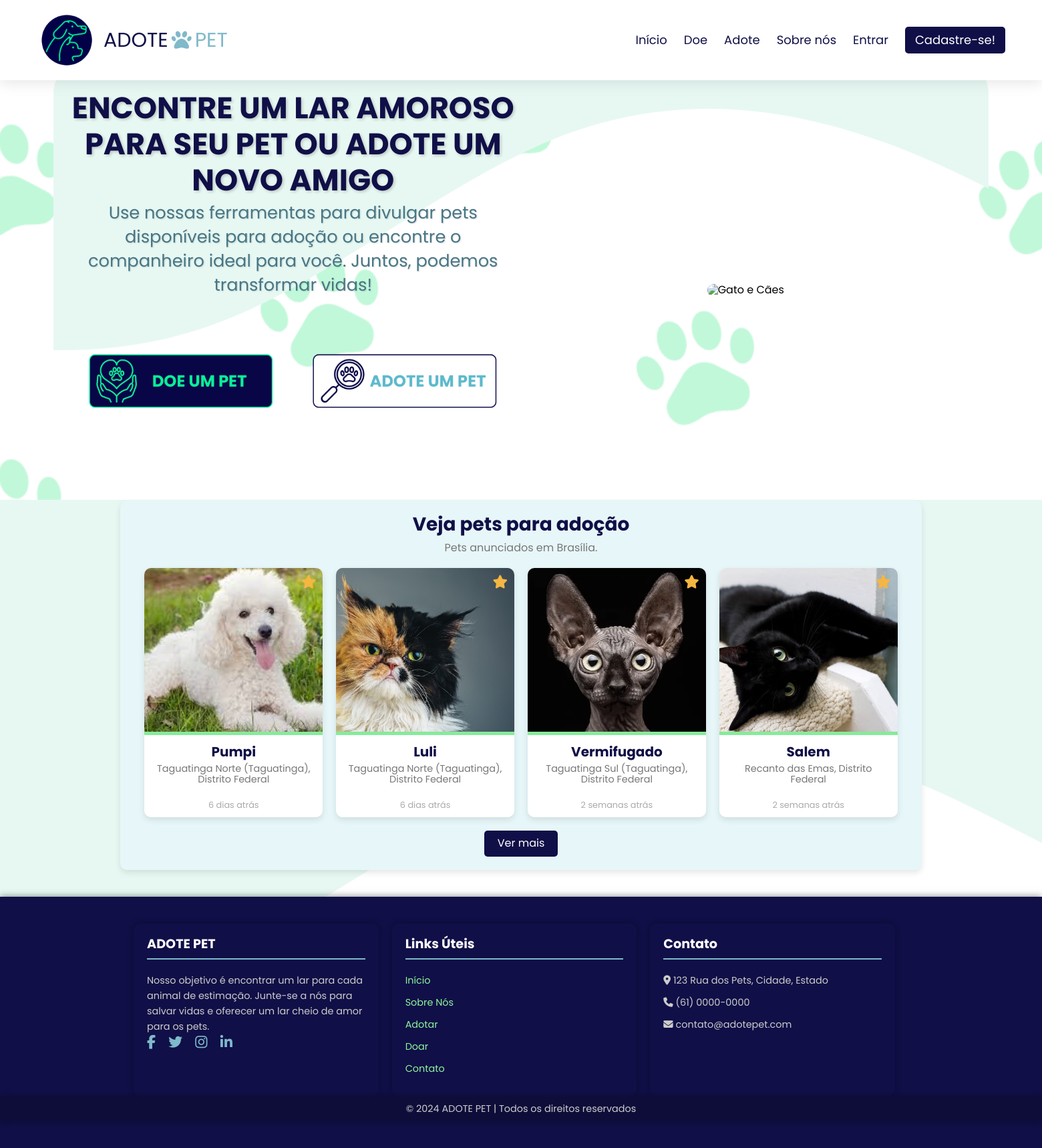
Before: / with the older database file.
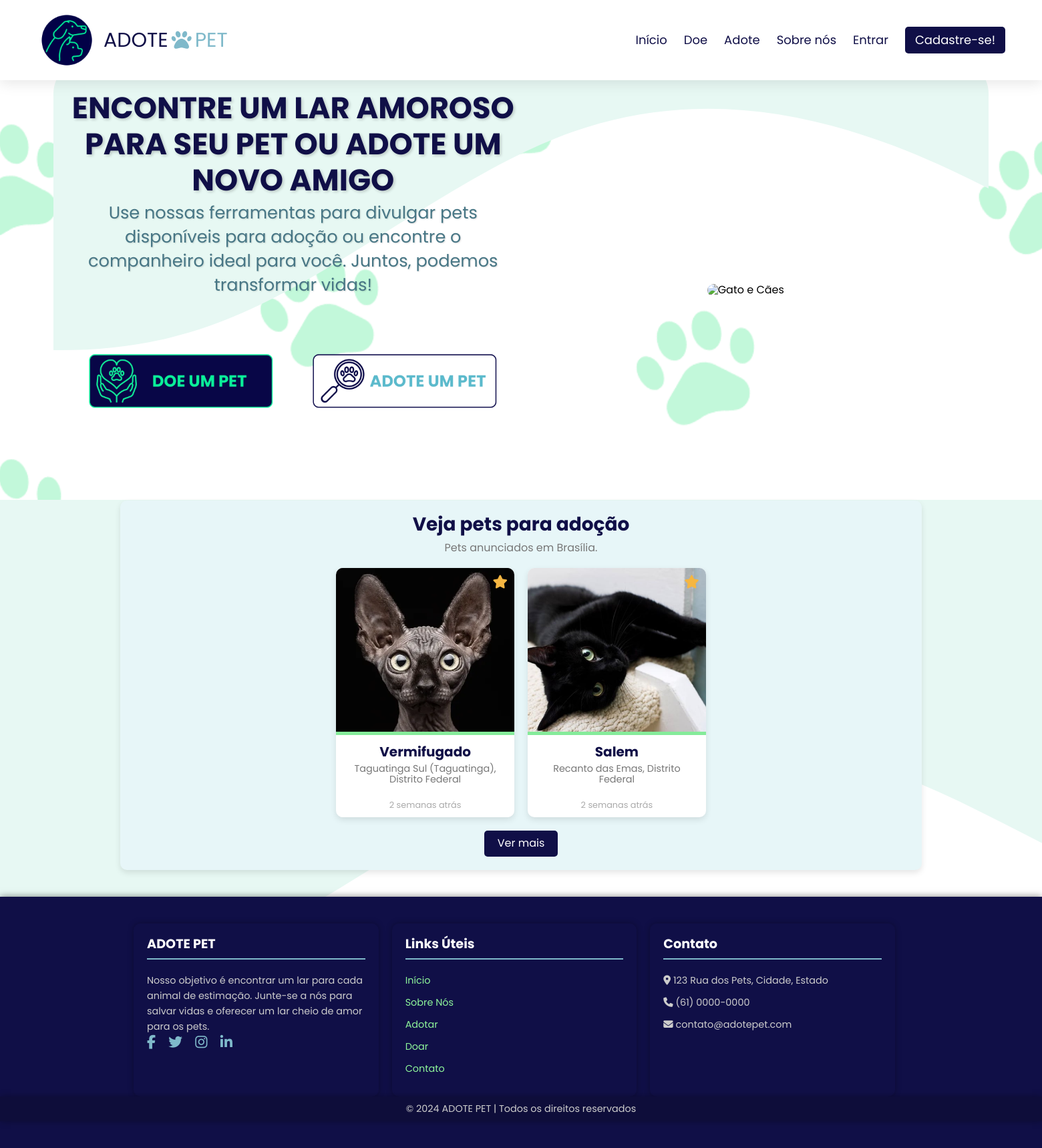
After: the same page with the newer database file.
### tables this page shows
CREATE TABLE `pets` (
  `id` int(11) NOT NULL,
  `nome` varchar(100) NOT NULL,
  `especie_id` int(11) NOT NULL,
  `raca` varchar(100) NOT NULL,
  `porte` varchar(50) NOT NULL,
  `sexo` enum('Macho','Fêmea') NOT NULL,
  `cor` varchar(50) NOT NULL,
  `idade` int(11) NOT NULL,
  `descricao` text DEFAULT NULL,
  `foto` text DEFAULT NULL,
  `criado_em` timestamp NOT NULL DEFAULT current_timestamp(),
  `status_id` int(11) DEFAULT 1
);

### process_index.php (called while the page is built, shortened)
<?php
$baseUrl = 'http://localhost/adotepet-projetotcc/';
$db = new DataBase();
$conn = $db->getConnection();
$sql = "
    SELECT
        p.id AS pet_id,
        p.nome AS pet_nome,
        MIN(f.url) AS foto_url,
        e.bairro,
        e.estado,
        p.criado_em,
        s.nome AS status_nome
    FROM pets p
    INNER JOIN doacoes d ON p.id = d.pet_id
    INNER JOIN enderecos e ON d.endereco_id = e.id
    INNER JOIN fotos f ON p.id = f.pet_id
    INNER JOIN status s ON p.status_id = s.id
    WHERE s.nome = 'Disponível'
    GROUP BY p.id
    ORDER BY p.criado_em DESC
    LIMIT 4";
$stmt = $conn->prepare($sql);
$stmt->execute();
$result = $stmt->get_result();
$pets = [];
while ($row = $result->fetch_assoc()) {
    $pets[] = $row;
}
function time_ago($timestamp)
{
    $time_ago = strtotime($timestamp);
    $current_time = time();
    $time_difference = $current_time - $time_ago;
    $seconds = $time_difference;
    $minutes = round($seconds / 60);
    $hours = round($seconds / 3600);
    $days = round($seconds / 86400);
    $weeks = round($seconds / 604800);
    $months = round($seconds / 2629440);
    $years = round($seconds / 31553280);
    if ($seconds <= 60) {
        return "Agora mesmo";
    } else if ($minutes <= 60) {
        return "$minutes minutos atrás";
    } else if ($hours <= 24) {
        return "$hours horas atrás";
    } else if ($days <= 7) {
        return "$days dias atrás";
    } else if ($weeks <= 4.3) {
        return "$weeks semanas atrás";
    } else if ($months <= 12) {
        return "$months meses atrás";
    } else {
        return "$years anos atrás";
    }
}
?>

### index.php (the view, shortened to what the changed rows need)
<?php
require_once 'process_index.php';
?>
<!DOCTYPE html>
<html lang="pt-BR">
<head>
    <link rel="stylesheet" href="https://cdnjs.cloudflare.com/ajax/libs/normalize/8.0.1/normalize.min.css">
    <link rel="stylesheet" href="https://cdnjs.cloudflare.com/ajax/libs/font-awesome/6.5.0/css/all.min.css">
    <link rel="stylesheet" href="css/index.css">
</head>
<body>
    <main>
        <section class="hero">
            <div class="hero-content">
                <h1>Encontre um Lar Amoroso para Seu Pet ou Adote um Novo Amigo</h1>
            </div>
        </section>
        <section class="adoption-section">
            <h2>Veja pets para adoção</h2>
            <div class="adoption-cards">
                <?php foreach ($pets as $pet): ?>
                    <a href="crud/views/pet_detalhes.php?id=<?php echo $pet['pet_id']; ?>" class="adoption-card"
                        target="_blank">
                        <img src="<?php echo $baseUrl . htmlspecialchars($pet['foto_url']); ?>"
                            alt="<?php echo htmlspecialchars($pet['pet_nome']); ?>">
                        <div class="card-content">
                            <h3><?php echo htmlspecialchars($pet['pet_nome']); ?></h3>
                            <p><?php echo htmlspecialchars($pet['bairro']) . ', ' . htmlspecialchars($pet['estado']); ?></p>
                            <span class="time"><?php echo time_ago($pet['criado_em']); ?></span>
                        </div>
                        <div class="favorite-icon"><i class="fas fa-star"></i></div>
                    </a>
                <?php endforeach; ?>
            </div>
        </section>
    </main>
    <footer>
        <div class="footer-container">
            <div class="footer-section about">
                <h2>ADOTE PET</h2>
            </div>
            <div class="footer-section links">
                <h2>Links Úteis</h2>
            </div>
            <div class="footer-section contact">
                <h2>Contato</h2>
            </div>
        </div>
    </footer>
</body>
</html>

Changed rows visible on the page:
no longer on this page (row edited): pets: shows a picture, nome "Pumpi", bairro "Taguatinga Norte (Taguatinga)", estado "Distrito Federal", criado_em "6 dias atrás"
no longer on this page (row edited): pets: shows a picture, nome "Luli", bairro "Taguatinga Norte (Taguatinga)", estado "Distrito Federal", criado_em "6 dias atrás"
